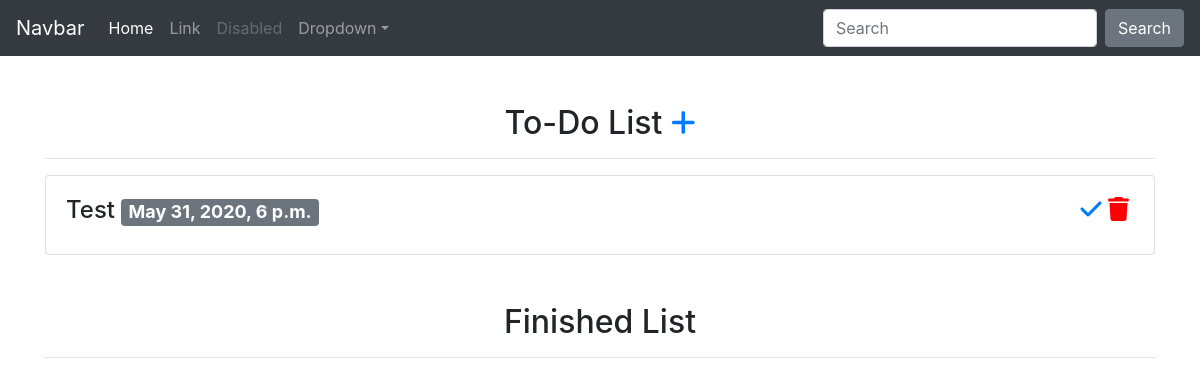
Before: / with the older database file.
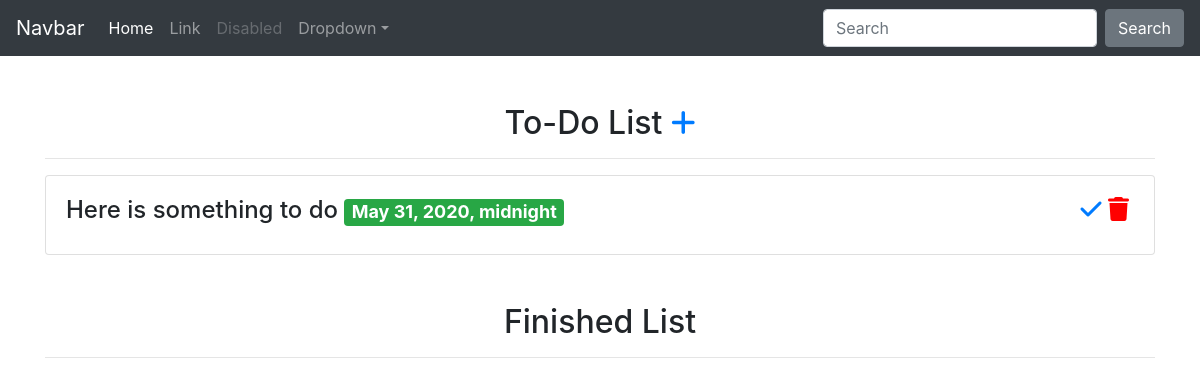
After: the same page with the newer database file.
### notes/models.py (models this page shows, shortened)
class Note(models.Model):
    title = models.CharField(max_length=100)
    due_date = models.DateTimeField()
    label = models.CharField(choices=LABEL_CHOICES, max_length=2)
    finished = models.BooleanField(default=False)
    def get_finish_item_url(self):
        return reverse("finish-note-item", kwargs={"id": self.id})
    def get_delete_item_url(self):
        return reverse("delete-note-item", kwargs={"id": self.id})

### notes/views.py (the view)
# urls.py: path("", note_list_view, name="note-list"),
def note_list_view(request):
    form = NoteModelForm()
    if request.method == "POST":
        form = NoteModelForm(request.POST)
        if form.is_valid():
            form.save()
            return redirect("note-list")
    to_do_list = Note.objects.filter(finished=False)
    finished_list = Note.objects.filter(finished=True)
    context = {
        "to_do_list": to_do_list,
        "finished_list": finished_list,
        "form": form,
    }
    return render(request, "note_list.html", context)

### notes/forms.py
class NoteModelForm(forms.ModelForm):
    class Meta:
        model = Note
        fields = ("title", "due_date", "label")

### templates/note_list.html (shortened to what this page needs)
{% extends "base.html" %}
{% block content %}
    <div class="text-center mt-5">
        <h2>To-Do List
        <a data-toggle="collapse" href="#collapseExample" role="button" aria-expanded="false" aria-controls="collapseExample">
            <i class="fas fa-plus fa-sm"></i>
        </a>
        </h2>
    </div>
    <hr />
    <div class="row">
        {% for note in to_do_list %}
        <div class="col-12">
            {% include "note-snippet.html" with note_snippet_var=note type="DELETE" %}
        </div>
        {% endfor %}
    </div>
    <div class="text-center mt-5">
        <h2>Finished List</h2>
    </div>
    <hr />
{% endblock content %}

### templates/note-snippet.html (shortened to what this page needs)
<div class="card">
    <div class="card-body">
        <h4>{{ note_snippet_var.title }}
            <span class="badge badge-{{ note_snippet_var.get_label_display }}">
                {{ note_snippet_var.due_date }}
            </span>
            <span class="icons">
                {% if type == "DELETE" %}
                <a href="{{ note_snippet_var.get_finish_item_url}}"><i class="fas fa-check"></i></a>
                {% else %}
                <a href="{{ note_snippet_var.get_recover_item_url}}"><i class="fas fa-times"></i></a>
                {% endif %}
                <a href="{{ note_snippet_var.get_delete_item_url}}"><i class="fas fa-trash" style="color: red;"></i></a>
            </span>
        </h4>
    </div>
</div>

Changed rows visible on the page:
removed Note: title "Test", due_date "May 31, 2020, 6 p.m."
added Note: title "Here is something to do", due_date "May 31, 2020, midnight"
